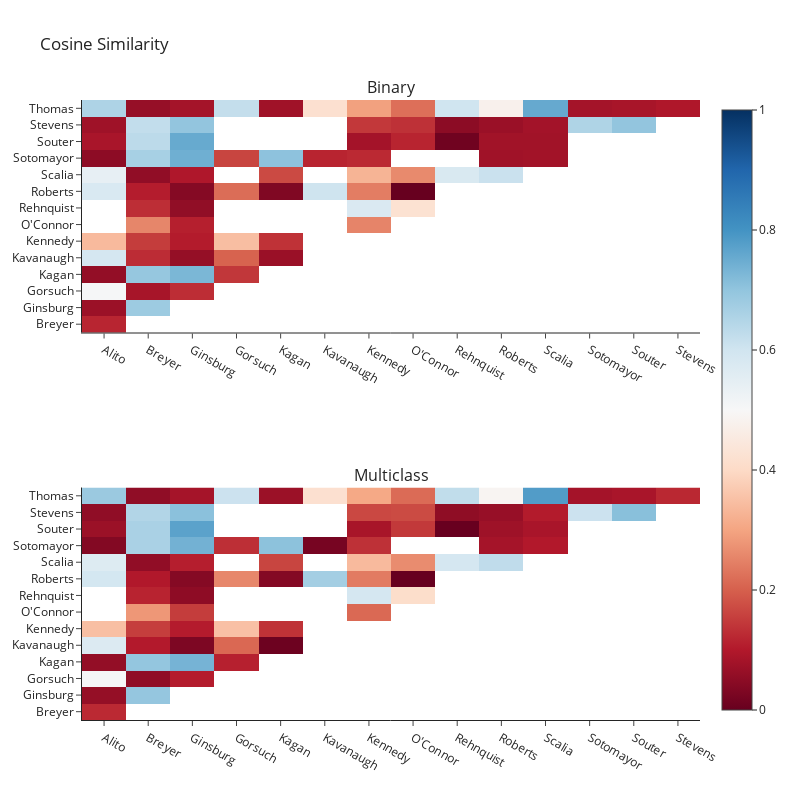

Notebook code cell kept with this figure:
### Code cell
# Build matrices for heatmap
a = copy(sim_mat)
b = copy(sim_mul)
mask = np.zeros(sim_mat.shape, dtype=bool)
mask[np.triu_indices(len(mask))] = True
a[mask] = np.nan
b[mask] = np.nan
c = a.drop(columns='Thomas').drop('Alito')
d = b.drop(columns='Thomas').drop('Alito')
z1 = np.array(c)
z2 = np.array(d)

# Similarity heatmaps
fig = make_subplots(rows=2, cols=1, subplot_titles=['Binary', 'Multiclass'])
fig.add_trace(go.Heatmap(z=z1, x=c.columns, y=c.index, colorscale='RdBu', zmin=0, zmax=1), row=1, col=1)
fig.add_trace(go.Heatmap(z=z2, x=d.columns, y=d.index, colorscale='RdBu', zmin=0, zmax=1, showscale=False), row=2, col=1)
fig.update_layout(height=800, width=800, template='simple_white', title='Cosine Similarity')
fig.show()

### Figure 1 — Plotly figure (JSON) as saved in the notebook; plotly's stock layout.template omitted (floating-point values rounded to 4 significant figures; data arrays with more than 128 entries replaced by an {"elided": "..."} marker saying what was removed)
{"data": [{"colorscale": [[0, "rgb(103,0,31)"], [0.1, "rgb(178,24,43)"], [0.2, "rgb(214,96,77)"], [0.3, "rgb(244,165,130)"], [0.4, "rgb(253,219,199)"], [0.5, "rgb(247,247,247)"], [0.6, "rgb(209,229,240)"], [0.7, "rgb(146,197,222)"], [0.8, "rgb(67,147,195)"], [0.9, "rgb(33,102,172)"], [1, "rgb(5,48,97)"]], "type": "heatmap", "x": ["Alito", "Breyer", "Ginsburg", "Gorsuch", "Kagan", "Kavanaugh", "Kennedy", "O'Connor", "Rehnquist", "Roberts", "Scalia", "Sotomayor", "Souter", "Stevens"], "xaxis": "x", "y": ["Breyer", "Ginsburg", "Gorsuch", "Kagan", "Kavanaugh", "Kennedy", "O'Connor", "Rehnquist", "Roberts", "Scalia", "Sotomayor", "Souter", "Stevens", "Thomas"], "yaxis": "y", "z": {"elided": "14x14 float values"}, "zmax": 1, "zmin": 0}, {"colorscale": [[0, "rgb(103,0,31)"], [0.1, "rgb(178,24,43)"], [0.2, "rgb(214,96,77)"], [0.3, "rgb(244,165,130)"], [0.4, "rgb(253,219,199)"], [0.5, "rgb(247,247,247)"], [0.6, "rgb(209,229,240)"], [0.7, "rgb(146,197,222)"], [0.8, "rgb(67,147,195)"], [0.9, "rgb(33,102,172)"], [1, "rgb(5,48,97)"]], "showscale": false, "type": "heatmap", "x": ["Alito", "Breyer", "Ginsburg", "Gorsuch", "Kagan", "Kavanaugh", "Kennedy", "O'Connor", "Rehnquist", "Roberts", "Scalia", "Sotomayor", "Souter", "Stevens"], "xaxis": "x2", "y": ["Breyer", "Ginsburg", "Gorsuch", "Kagan", "Kavanaugh", "Kennedy", "O'Connor", "Rehnquist", "Roberts", "Scalia", "Sotomayor", "Souter", "Stevens", "Thomas"], "yaxis": "y2", "z": {"elided": "14x14 float values"}, "zmax": 1, "zmin": 0}], "layout": {"annotations": [{"font": {"size": 16}, "showarrow": false, "text": "Binary", "x": 0.5, "xanchor": "center", "xref": "paper", "y": 1, "yanchor": "bottom", "yref": "paper"}, {"font": {"size": 16}, "showarrow": false, "text": "Multiclass", "x": 0.5, "xanchor": "center", "xref": "paper", "y": 0.375, "yanchor": "bottom", "yref": "paper"}], "height": 800, "title": {"text": "Cosine Similarity"}, "width": 800, "xaxis": {"anchor": "y", "domain": [0, 1]}, "xaxis2": {"anchor": "y2", "domain": [0, 1]}, "yaxis": {"anchor": "x", "domain": [0.625, 1]}, "yaxis2": {"anchor": "x2", "domain": [0, 0.375]}}}
